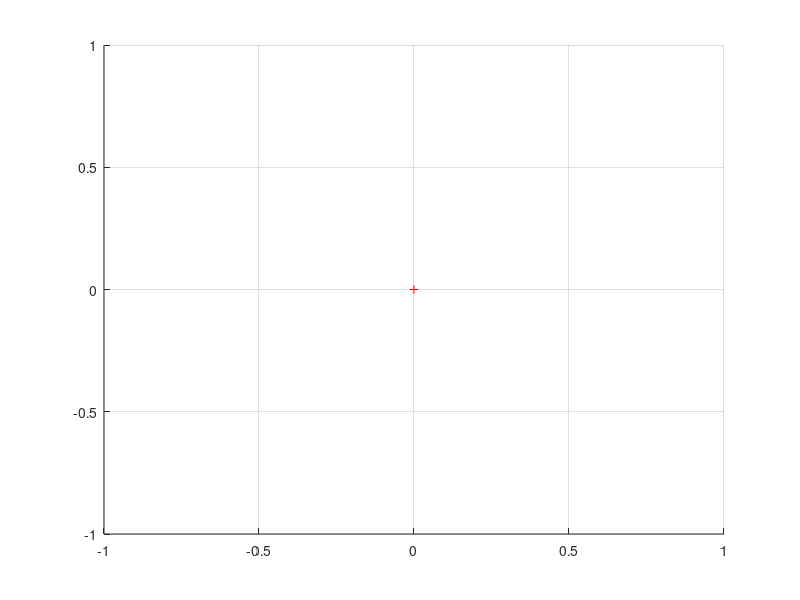

Here is the MATLAB script that generated this plot: (Note: this script raises an error after producing the figure.)
%% Demonstrating Trajectories
%A test for the previously used loading bay positions
%Due to Matlab software issues whereby passed function handles do not
%appropriately parse symbolic input variables as they should, the following
%trajectories had to be hardcoded using the output cubic polynomial
%a0,a1,a2,a3 coefficients

%Due to the path tracing algorithm, trajectories are drawn backwards, from
%final to initial points

close all
figure,
hold on
plot3(0,0,0,'r+');
hold on
grid on
syms t
xlimit = [-30 30];
xlim(xlimit); %actually the y_0 axis
xlabel('x_0');

ylimit = [-30 30];
ylabel('y_0');
ylim(ylimit); %actually the z_0 axis

zlimit = [-30 100];
zlabel('z_0');
zlim(zlimit);
%% Jenga Tower
plotJengaTower( 23, 0, 0, false);
%%
Q1 = [];
Q2 = [];
Q3 = [];
Q4 = [];
Q5 = [];

%% First trajectory
for i=1:0.2:10
    x = (23*2^(1/2))/2;
    y = (23*2^(1/2))/2;
    z = 108/i^2 -72/i^3;
    
    plot3(x,y,z, 'go')
    hold on
    drawnow;
    pause(0.2)
    [ q1, q2, q3, q4, q5 ] = IK(x,y,z,a2,a3,d1,d5,dE);
    Q1 = [Q1;q1];
    Q2 = [Q2;q2];
    Q3 = [Q3;q3];
    Q4 = [Q4;q4];
    Q5 = [Q5;q5];
    
end
trajectory1const = [Q1 Q2 Q3 Q4 Q5];
%%
Q1 = [];
Q2 = [];
Q3 = [];
Q4 = [];
Q5 = [];
%% Second Trajectory

for t=1:0.2:10
    x = (23*2^(1/2))/2-(69*(2^(1/2) - 2))/(2*t^2)+(23*(2^(1/2) - 2))/t^3;
    y = (23*2^(1/2))/2-(69*2^(1/2))/(2*t^2)+(23*2^(1/2))/t^3;
    z = 36-108/t^2 +72/t^3;
    plot3(x,y,z, 'co')
    hold on
    drawnow;
    pause(0.2)
    [ q1, q2, q3, q4, q5 ] = IK(x,y,z,a2,a3,d1,d5,dE);
    Q1 = [Q1;q1];
    Q2 = [Q2;q2];
    Q3 = [Q3;q3];
    Q4 = [Q4;q4];
    Q5 = [Q5;q5];
end

trajectory2const = [Q1 Q2 Q3 Q4 Q5];
%% Minimum and Maximum Joint values
%These values should be cross referenced with previously identified joint constraints
Trajectory1 = [max(trajectory1const(1:end,1)) min(trajectory1const(1:end,1));
    max(trajectory1const(1:end,2)) min(trajectory1const(1:end,2));
    max(trajectory1const(1:end,3)) min(trajectory1const(1:end,3));
    max(trajectory1const(1:end,4)) min(trajectory1const(1:end,4));
    max(trajectory1const(1:end,5)) min(trajectory1const(1:end,5))]

Trajectory2 = [max(trajectory2const(1:end,1)) min(trajectory2const(1:end,1));
    max(trajectory2const(1:end,2)) min(trajectory2const(1:end,2));
    max(trajectory2const(1:end,3)) min(trajectory2const(1:end,3));
    max(trajectory2const(1:end,4)) min(trajectory2const(1:end,4));
    max(trajectory2const(1:end,5)) min(trajectory2const(1:end,5))]